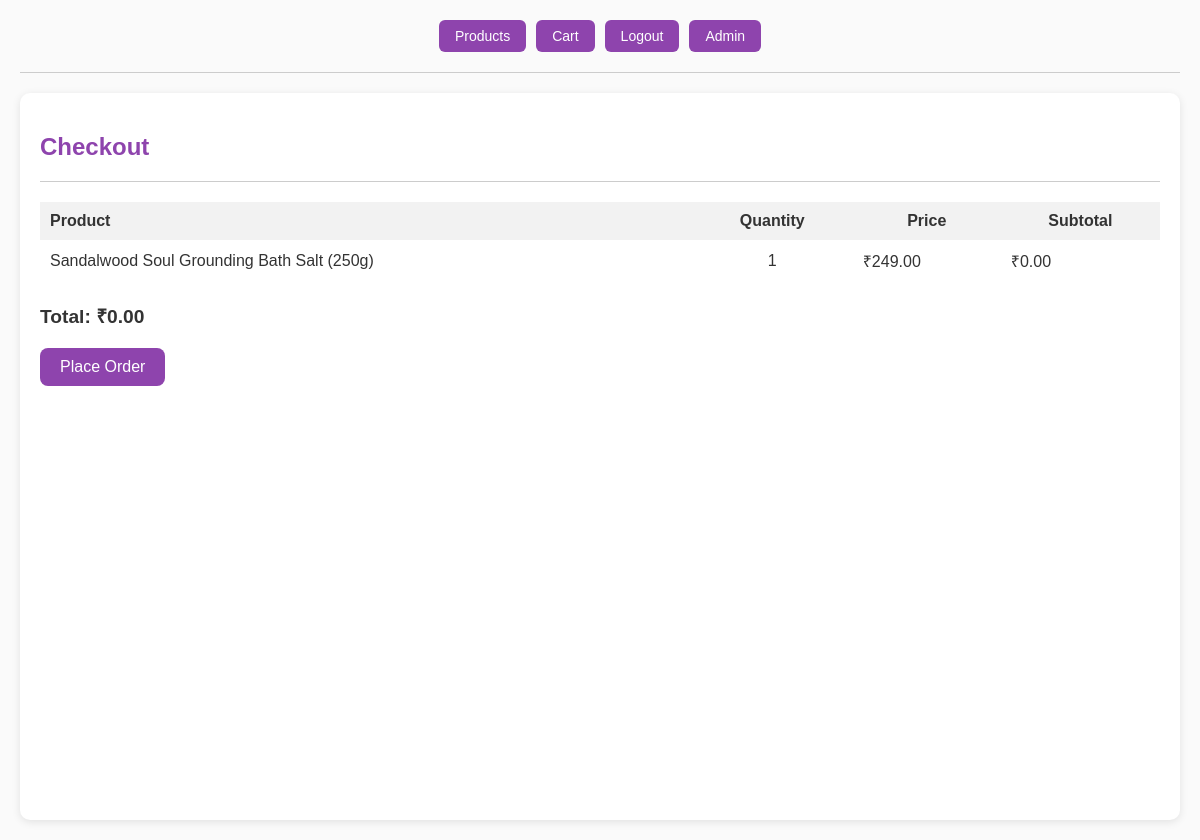
/store/checkout/ (signed in), run on the app's committed database.
### store/models.py (models this page shows, shortened)
class OrderItem(models.Model):
    order = models.ForeignKey(Order, related_name='items', on_delete=models.CASCADE)
    product = models.ForeignKey(Product, on_delete=models.CASCADE)
    quantity = models.PositiveIntegerField(default=1)
    price = models.DecimalField(max_digits=10, decimal_places=2, default=0)

class Product(models.Model):
    name = models.CharField(max_length=100)
    price = models.DecimalField(max_digits=10, decimal_places=2)
    key_ingredients = models.CharField(max_length=400, blank=True, null=True)
    benefits = models.TextField(default='')
    description = models.TextField()
    image = models.ImageField(upload_to='product_images/',blank=True, null=True)
    category = models.ForeignKey('Category', on_delete=models.CASCADE, null=True, blank=True)

### store/views.py (the view)
# urls.py: path('checkout/', views.checkout, name='checkout'),
@login_required
def checkout(request):
    try:
        order = Order.objects.get(user=request.user, is_completed=False)
    except Order.DoesNotExist:
        messages.warning(request, "Your cart is empty. Please add items before checking out.")
        return redirect('view_cart')
    cart_items = OrderItem.objects.filter(order=order)
    if not cart_items.exists():
        messages.warning(request, "Your cart is empty. Please add items before checking out.")
        return redirect('view_cart')
    if request.method == 'POST':
        order.is_completed = True
        order.save()
        return render(request, 'store/checkout_success.html', {'order': order})
    for item in cart_items:
        item.subtotal = item.price * item.quantity  # <-- Use item.price here
    total = sum(item.subtotal for item in cart_items)
    return render(request, 'store/checkout.html', {
        'cart_items': cart_items,
        'total': total,
    })

### store/templates/store/checkout.html (shortened to what this page needs)
{% extends 'store/base.html' %}
{% load cart_extras %}
{% block content %}
    <h2 style="color:#8e44ad;">Checkout</h2>
    <hr>
    {% if cart_items %}
        <table style="width:100%; border-collapse: collapse; margin-bottom: 20px;">
            <thead>
                <tr style="background-color: #f2f2f2;">
                    <th style="padding: 10px; text-align: left;">Product</th>
                    <th style="padding: 10px;">Quantity</th>
                    <th style="padding: 10px;">Price</th>
                    <th style="padding: 10px;">Subtotal</th>
                </tr>
            </thead>
            <tbody>
                {% for item in cart_items %}
                    <tr>
                        <td style="padding: 10px;">{{ item.product.name }}</td>
                        <td style="padding: 10px; text-align: center;">{{ item.quantity }}</td>
                        <td style="padding: 10px;">₹{{ item.product.price }}</td>
                        <td style="padding: 10px;">₹{{ item.subtotal }}</td>
                    </tr>
                {% endfor %}
            </tbody>
        </table>
        <p style="font-size: 1.2rem; font-weight: bold;">Total: ₹{{ total }}</p>
        <form method="POST">
            <button type="submit" class="btn btn-purple">Place Order</button>
        </form>
    {% else %}
        <p>Your cart is empty.</p>
    {% endif %}
{% endblock %}

### store/templates/store/base.html (style rules this page uses)
body { font-family: Arial, sans-serif; padding: 20px; margin: 0; background-color: #fafafa; color: #333; display: flex; min-height: 100vh; flex-direction: column; }
button { padding: 8px 16px; font-size: 14px; border-radius: 6px; background-color: #8e44ad; color: white; border: none; cursor: pointer; transition: background-color 0.3s ease; }
hr { margin-top: 0; margin-bottom: 20px; border: none; border-bottom: 1px solid #ccc; width: 100%; }
.btn { padding: 10px 20px; border: none; border-radius: 8px; font-size: 16px; text-decoration: none; display: inline-block; text-align: center; cursor: pointer; }
.btn-purple { background-color: #8e44ad; color: white; transition: background-color 0.3s ease; }

### data on the page
OrderItem: product.name "Sandalwood Soul Grounding Bath Salt (250g)", quantity "1", product.price "249.00", subtotal "0.00"

### other printed values
{{ total }} "0.00"
